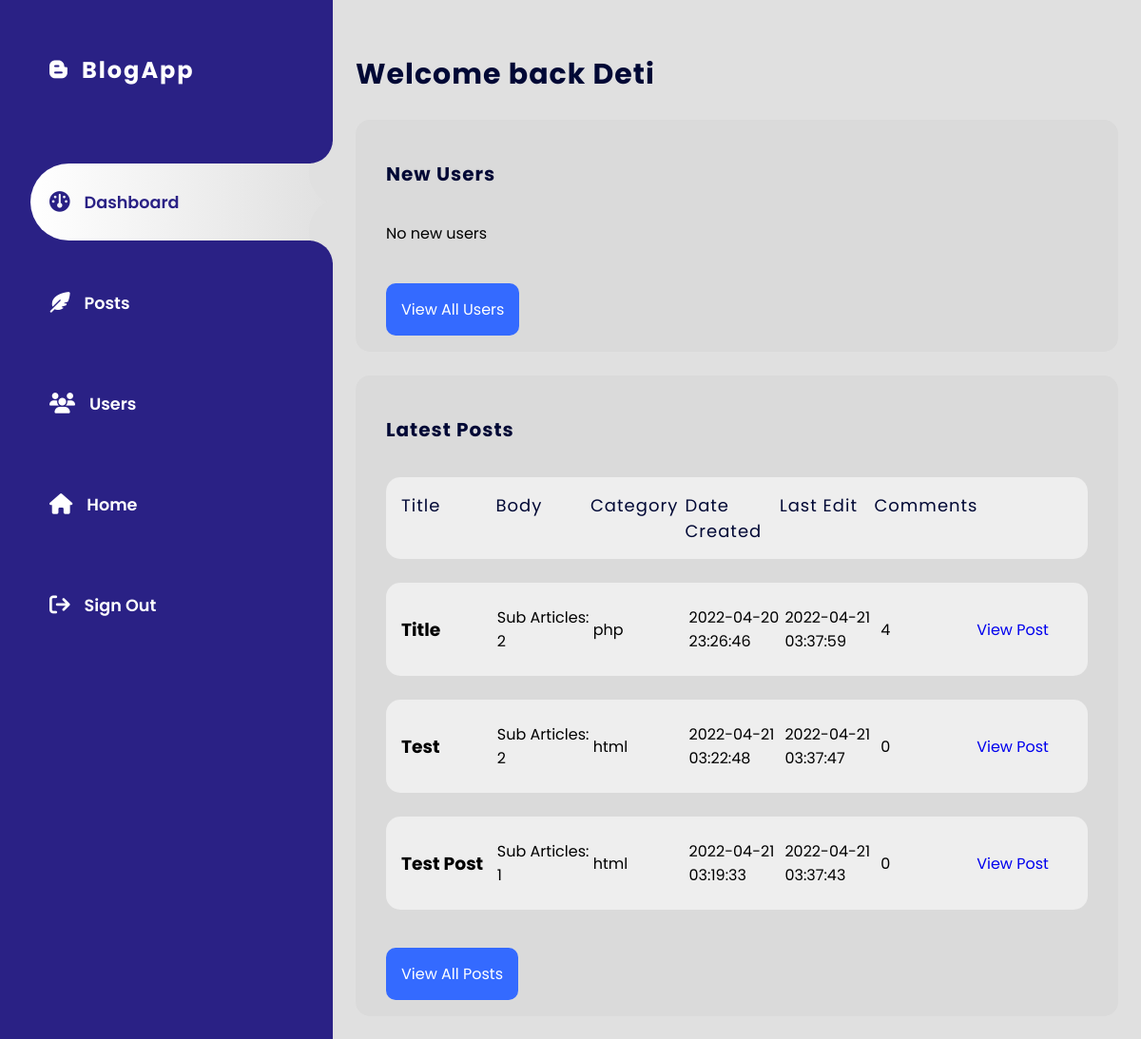
/admin/index.php (signed in), run on the app's committed database.
### tables this page shows
CREATE TABLE IF NOT EXISTS `posts` (
  `id` int(11) NOT NULL AUTO_INCREMENT,
  `title` varchar(255) NOT NULL,
  `body` text NOT NULL,
  `category` varchar(255) NOT NULL DEFAULT 'general',
  `post_image` varchar(255) NOT NULL,
  `date` timestamp NOT NULL DEFAULT current_timestamp(),
  `edit_date` timestamp NOT NULL DEFAULT current_timestamp() ON UPDATE current_timestamp(),
  PRIMARY KEY (`id`)
);

### config/session.php (called while the page is built, shortened)
<?php
    if ( isset( $_SESSION['user'] ) ) {
        $user = $_SESSION['user'];
        $name = $user['name'];
    } else {
        $user = null;
    }
?>

### admin/index.php (the view, shortened to what this page needs)
<?php
  require '../config/database.php';
  require '../config/session.php';
  $query = "SELECT * FROM users WHERE is_active='0' ORDER BY date_created DESC LIMIT 3";
  $result = mysqli_query( $conn, $query );
  $newUsers = mysqli_fetch_all( $result, MYSQLI_ASSOC );
  $query = "SELECT * FROM posts ORDER BY edit_date DESC LIMIT 3";
  $result = mysqli_query( $conn, $query );
  $newPosts = mysqli_fetch_all( $result, MYSQLI_ASSOC );
?>
<!DOCTYPE html>
<html lang="en">
<head>
    <link rel="stylesheet" href="../styles/main.css">
    <link rel="stylesheet" href="styles/adminmain.css">
    <link rel="stylesheet" href="styles/admin-index.css">
    <link rel="stylesheet" href="https://cdnjs.cloudflare.com/ajax/libs/font-awesome/6.1.1/css/all.css"
 />
</head>
<body>
    <div class="main-wrapper">
        <?php include 'inc/nav.php' ?>
        <div class="main-content">
            <h1 class="admin-title">Welcome back <?php echo $name; ?></h1>
            <div class="dashboard-box new-users">
                <h2 class="small-title">New Users</h2>
                <?php if ( $newUsers ): ?>
                <div class="field-names grid-layout">
                    <p>Profile Picture</p>
                    <p>Name</p>
                    <p>Surname</p>
                    <p>Email</p>
                    <p>Username</p>
                    <p>Date Created</p>
                </div>
                <?php foreach ( $newUsers as $user ): ?>
                <div class="single-new-user grid-layout">
                    <div class="profile-picture">
                        <img src="../userImages/<?php echo $user['picture'] ?>" alt="">
                    </div>
                    <h3 class="user-name"><?php echo $user['name']; ?></h3>
                    <h3 class="user-surname"><?php echo $user['surname']; ?></h3>
                    <p class="user-email"><?php echo $user['email']; ?></p>
                    <p class="user-username"><?php echo $user['username']; ?></p>
                    <p class="user-date-created"><?php echo $user['date_created']; ?></p>
                </div>
                <?php endforeach; ?>
                <?php else: ?>
                <p>No new users</p>
                <?php endif; ?>
                <div class="view-more-wrapper">
                    <a href="users.php" class="view-more">View All Users</a>
                </div>
            </div>
            <div class="dashboard-box latest-posts">
                <h2 class="small-title">Latest Posts</h2>
                <?php if ( $newPosts ): ?>
                <div class="single-post-names field-names">
                    <p>Title</p>
                    <p>Body</p>
                    <p>Category</p>
                    <p>Date Created</p>
                    <p>Last Edit</p>
                    <p>Comments</p>
                </div>
                <?php foreach ( $newPosts as $post ):
                    $postBody = explode( "*%^sp^%*", $post['body'] );
                    $postSubArticleCount = count( explode( "^%implode%^", $postBody[0] ) );
                  ?>
                <div class="single-new-post">
                    <h3 class="post-title"><?php echo $post['title']; ?></h3>
                    <p class="post-body">Sub Articles: <?php echo $postSubArticleCount; ?></p>
                    <p class="post-category"><?php echo $post['category']; ?></p>
                    <p class="post-comments"><?php echo $post['date'] ?></p>
                    <p class="post-comments"><?php
                        echo ( $post['edit_date'] != $post['date'] ) ? $post['edit_date'] : 'No edits';
                    ?></p>
                    <p class="post-comments"><?php
                        $query = "SELECT * FROM comments WHERE post_id = {$post['id']}";
                        $result = mysqli_query( $conn, $query );
                        $comments = mysqli_fetch_all( $result, MYSQLI_ASSOC );
                        echo count( $comments );
                ?></p>
                    <a href="../single-post.php?id=<?php echo $post['id']?>">View Post</a>
                </div>
                <?php endforeach; ?>
                <?php else: ?>
                <p>No new posts</p>
                <?php endif; ?>
                <div class="view-more-wrapper">
                    <a href="posts.php" class="view-more">View All Posts</a>
                </div>
            </div>
        </div>
    </div>
</body>
</html>

### styles/main.css (style rules this page uses)
*, *::before, *::after { box-sizing: border-box; margin: 0; padding: 0; text-decoration: none; list-style-type: none; }
html, body { width: 100%; height: 100%; font-family: 'Poppins', sans-serif; }

### admin/styles/adminmain.css (style rules this page uses)
.main-wrapper { min-height: 100%; --sidebar-width: 350px; }
.main-content { min-height: 100vh; margin-left: var(--sidebar-width); width: calc(100% - var(--sidebar-width)); padding: calc(1.5em + 32px) 1.5em 1.5em 1.5em; background: #e0e0e0; z-index: 50; display: flex; flex-direction: column; gap: 25px; }
.small-title { color: #000835; padding: 10px 0; font-size: 20px; font-weight: 700; letter-spacing: 1px; }
.admin-title { color: #000835; font-size: 30px; font-weight: 700; letter-spacing: 1px; }
.field-names { border-radius: inherit; background: #eee; padding: 1em; }
.field-names p { color: #000835; font-size: 18px; letter-spacing: 1px; }
.dashboard-box { background: #dadada; border-radius: 15px; padding: 2em; width: 100%; display: flex; flex-direction: column; gap: 25px; }

### admin/styles/admin-index.css (style rules this page uses)
.view-more-wrapper { width: fit-content; margin-top: 30px; }
.view-more-wrapper a { border-radius: 10px; background-color: #346aff; padding: 1em; width: 100%; height: 100%; color: #fff; }
.single-new-post { display: grid; grid-template-columns: repeat(7, 1fr); align-items: center; background-color: #eee; border-radius: inherit; padding: 1.5em 1em; }
.single-post-names { display: grid; grid-template-columns: repeat(7, 1fr); }

### data on the page
posts: title "Title", body "2", category "php", date "2022-04-20 23:26:46", edit_date "2022-04-21 03:37:59", count( $comments ) "4"
posts: title "Test", body "2", category "html", date "2022-04-21 03:22:48", edit_date "2022-04-21 03:37:47", count( $comments ) "0"
posts: title "Test Post", body "1", category "html", date "2022-04-21 03:19:33", edit_date "2022-04-21 03:37:43", count( $comments ) "0"

### other printed values
$name "Deti"
